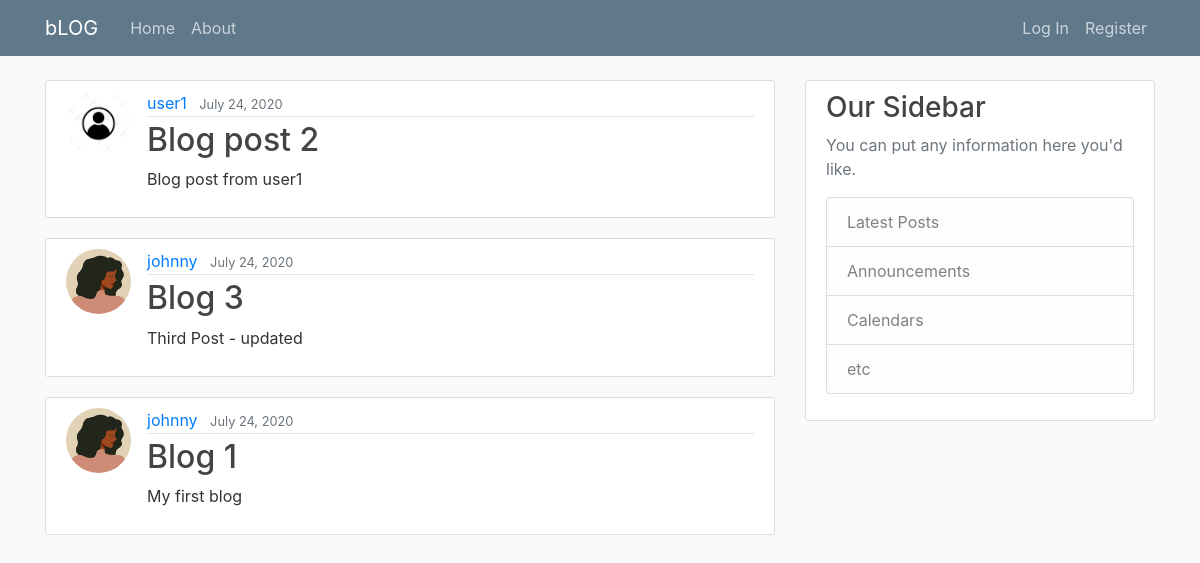
/, run on an earlier commit of the app's database.
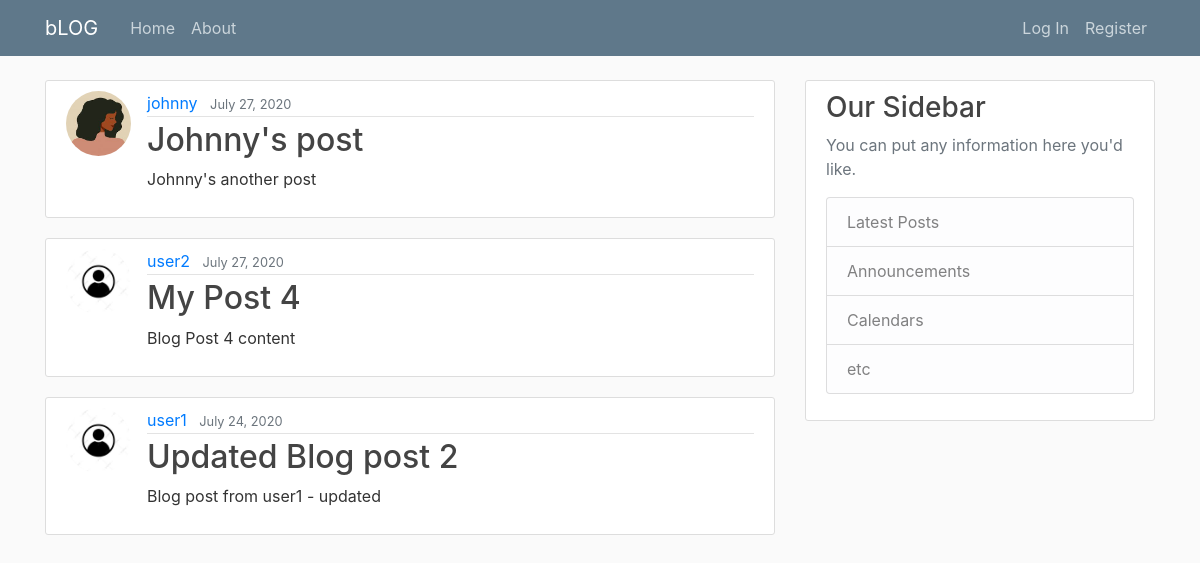
And on a later commit of the database.
### blog/models.py (models this page shows, shortened)
class Post(models.Model):
    title = models.CharField(max_length=100)
    content = models.TextField()
    date_posted = models.DateTimeField(default = timezone.now)
    author = models.ForeignKey(User, on_delete = models.CASCADE) # If user is deleted, also delete all related posts

### users/models.py (models this page shows, shortened)
class Profile(models.Model):
    user = models.OneToOneField(User, on_delete = models.CASCADE)
    image = models.ImageField(default = 'default.jpg', upload_to='profile_pics')

### blog/views.py (the view)
# urls.py: path('', PostListView.as_view(), name='blog-home'),
class PostListView(ListView):
    model = Post
    template_name = 'blog/home.html'  # <app>/<model>_<viewtype>.html
    context_object_name = 'posts'
    ordering = ['-date_posted']
    paginate_by = 3

### blog/templates/blog/home.html
{% extends "blog/base.html" %}
{% block content %}
    {% for post in posts %}
        <article class="media content-section">
            <img class="rounded-circle article-img" src="{{ post.author.profile.image.url }}">
            <div class="media-body">
            <div class="article-metadata">
                <a class="mr-2" href="#">{{ post.author }}</a>
                <small class="text-muted">{{ post.date_posted | date:"F d, Y"}}</small>
            </div>
            <h2><a class="article-title" href="{% url 'post-detail' post.id %}">{{ post.title }}</a></h2>
            <p class="article-content">{{ post.content }}</p>
            </div>
        </article>
    {% endfor %}
{% endblock content %}

What changed in the data, as far as the page shows it:
no longer on this page (row unchanged): Post: author.profile.image (picture), author "johnny", date_posted "July 24, 2020", title "Blog 3", content "Third Post - updated"
no longer on this page (row unchanged): Post: author.profile.image (picture), author "johnny", date_posted "July 24, 2020", title "Blog 1", content "My first blog"
added Post: author.profile.image (picture), author "johnny", date_posted "July 27, 2020", title "Johnny's post", content "Johnny's another post"
added Post: author.profile.image (placeholder picture), author "user2", date_posted "July 27, 2020", title "My Post 4", content "Blog Post 4 content"
changed Post "user1": title "Blog post 2" → "Updated Blog post 2"; content "Blog post from user1" → "Blog post from user1 - updated"
